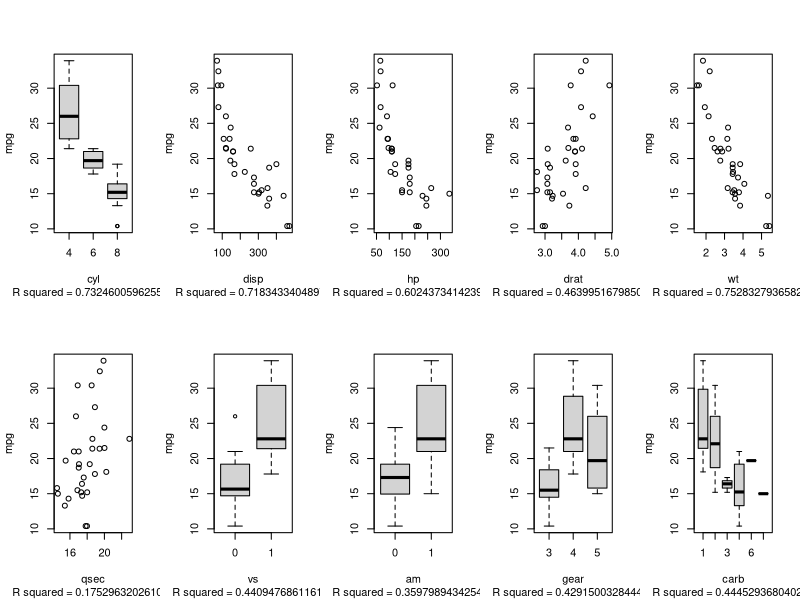
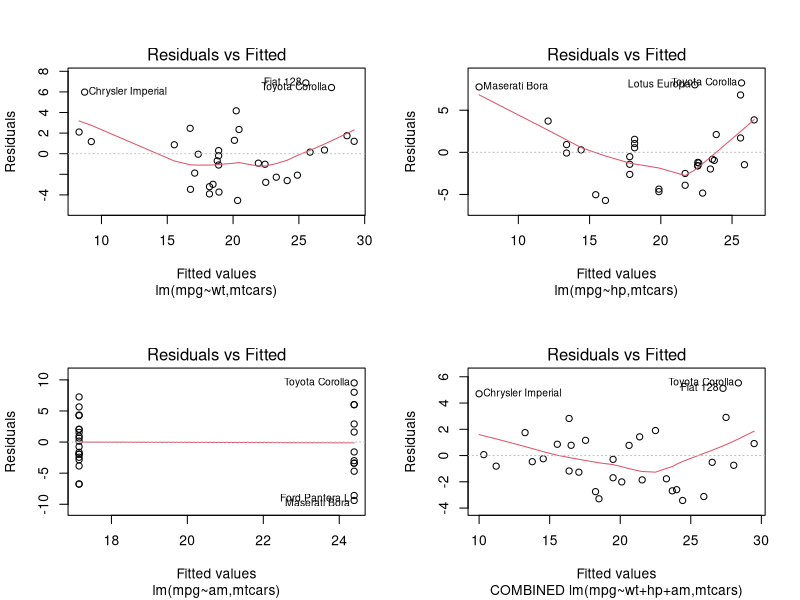

The R source for these figures, in order:
## ---- chunk 1
sumdata<-data.frame("n"=c(19,13),"mean mpg"=c(mean(mtcars$mpg[mtcars$am==0]),mean(mtcars$mpg[mtcars$am==1])))
rownames(sumdata)<-c("automatic","manual")
sumdata
## ---- chunk 2
##converts variable to factors
mtcars$am<-as.factor(mtcars$am)
mtcars$gear<-as.factor(mtcars$gear)
mtcars$carb<-as.factor(mtcars$carb)
mtcars$vs<-as.factor(mtcars$vs)
mtcars$cyl<-as.factor(mtcars$cyl)
##generates rsquared for all graphs
rsquared<-c()
for(i in 2:11 ) {
        rsquared<-c(rsquared,summary(lm(mpg~mtcars[,i],mtcars))$r.squared)

  }      
## ---- chunk 3
##generates plots
par(mfrow=c(2,5))
for(i in 1:10){
        plot(mtcars[,i+1],mtcars$mpg,ylab="mpg",xlab=names(mtcars[i+1]),sub=paste("R squared =",rsquared[i]))
}
## ---- chunk 4
summary(lm(mpg~am+wt+hp+cyl+disp,mtcars))
## ---- chunk 5
print("table1",quote=FALSE,row.names=FALSE)
reg1<-lm(mpg~wt,mtcars)
reg2<-lm(mpg~wt+hp,mtcars)
reg3<-lm(mpg~wt+hp+am,mtcars)
reg4<-lm(mpg~wt+hp+am+cyl,mtcars)
reg5<-lm(mpg~wt+hp+am+cyl+disp,mtcars)
anova(reg1,reg2,reg3,reg4,reg5)

print("table2", quote=FALSE)
reg6<-lm(mpg~am,mtcars)
reg7<-lm(mpg~am+wt,mtcars)
reg8<-lm(mpg~am+wt+hp,mtcars)
anova(reg6,reg7,reg8)

## ---- chunk 6
##chosen model
summary(reg8)
## ---- chunk 7
par(mfrow=c(2,2))
plot(reg1,which=1)
title(sub="lm(mpg~wt,mtcars)")
plot(lm(mpg~hp,mtcars),which=1)
title(sub="lm(mpg~hp,mtcars)")
plot(reg6,which=1)
title(sub="lm(mpg~am,mtcars)")
plot(reg3,which=1)
title(sub="COMBINED lm(mpg~wt+hp+am,mtcars)")
## ---- chunk 8
options(width=150)
influence1<-data.frame(rstandard(reg3))
influence2<-data.frame(hatvalues(reg3))
influence3<-data.frame(dfbetas(reg3))
influence<-cbind(influence1,influence2,influence3)
influence<-influence[order(influence[,2],decreasing=TRUE),]
colnames(influence)<-c("rstandard","hatvalues","dfb intercept","dfb wt ","dfb hp","dfb am")
influence
## ---- chunk 9
## reduced regression model output

summary(lm(mpg~am+wt+hp,mtcars[-c(15,16,31),]))
summary(lm(mpg~am+wt+hp,mtcars[-c(17,18,20),]))
##colnames(regRED)<-c("top3 hatvalues"," top3 rstandard")

## ---- chunk 10

## ---- chunk 11

## ---- chunk 12

## ---- chunk 13

## ---- chunk 14
options(width=150)

## ---- chunk 15

